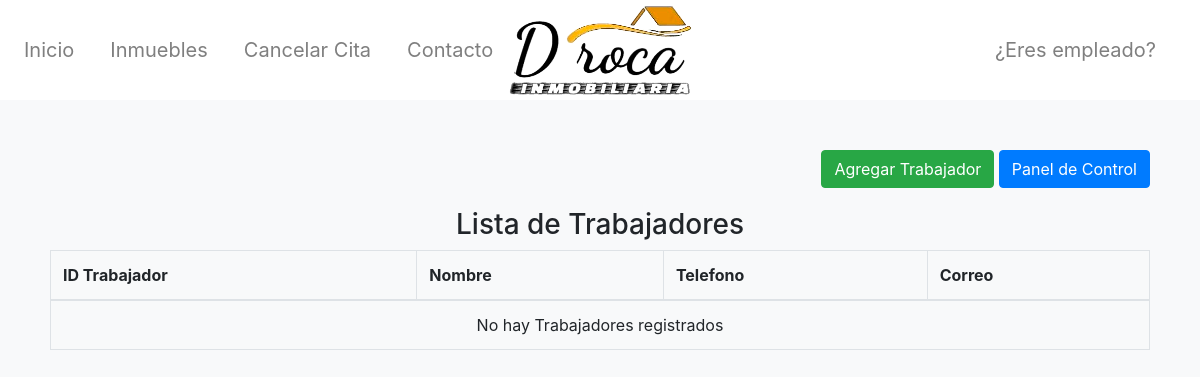
Before: /gestionarEmpleados.php with the older database file.
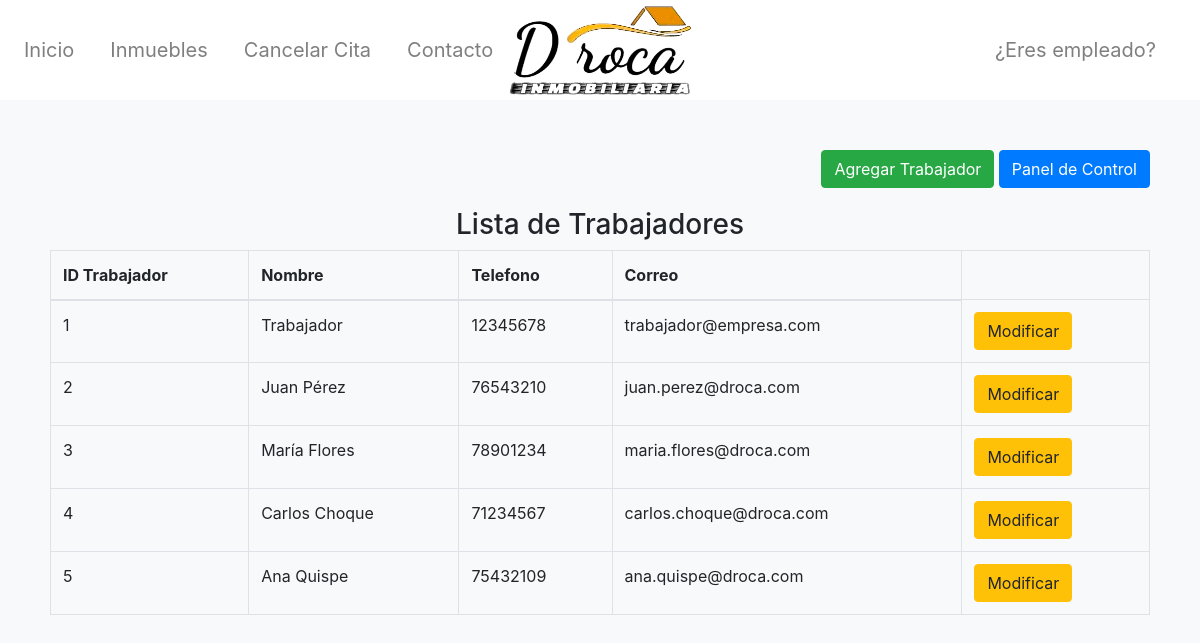
After: the same page with the newer database file.
### tables this page shows
CREATE TABLE Trabajador (
    idTrabajador int  NOT NULL AUTO_INCREMENT,
    Nombre varchar(100)  NOT NULL,
    Telefono char(8)  NOT NULL,
    Correo varchar(100)  NOT NULL,
    CONSTRAINT Trabajador_pk PRIMARY KEY (idTrabajador)
);

### Logica/sql.php (called while the page is built, shortened)
<?php
function Conectarse()
{
    if (!($link = mysqli_connect("localhost", "root", ""))) {
        return 0;
    }
    return $link;
}
function obtenerTabajadores() {
    $conexion = Conectarse();
    $consulta = "SELECT * FROM trabajador;";
    $resultado = mysqli_query($conexion, $consulta);
    if ($resultado) {
        $trabajadores = mysqli_fetch_all($resultado, MYSQLI_ASSOC);
    } else {
        $trabajadores = [];
    }
    return $trabajadores;
}
?>

### gestionarEmpleados.php (the view, shortened to what this page needs)
<!DOCTYPE html>
<html lang="es">
<head>
    <link href="https://maxcdn.bootstrapcdn.com/bootstrap/4.5.2/css/bootstrap.min.css" rel="stylesheet">
</head>
<body>
    <?php include('header.php'); ?>
    <div class="table-container">
    <div class="text-right new-property-btn">
        <a href="registrarEmpleado.php" class="btn btn-success">Agregar Trabajador</a>
        <a href="panelControl.php" class="btn btn-primary">Panel de Control</a>
    </div>
    <h3 class="text-center">Lista de Trabajadores</h3>
    <table class="table table-bordered">
        <thead>
            <tr>
                <th>ID Trabajador</th>
                <th>Nombre</th>
                <th>Telefono</th>
                <th>Correo</th>
            </tr>
        </thead>
        <tbody>
            <?php
            require_once 'Logica/sql.php';
            $trabajadores = obtenerTabajadores();
            if (!empty($trabajadores)) {
                foreach ($trabajadores as $trabajador) {
                    echo "<tr>";
                    echo "<td>" . $trabajador['idTrabajador'] . "</td>";
                    echo "<td>" . $trabajador['Nombre'] . "</td>";
                    echo "<td>" . $trabajador['Telefono'] . "</td>";
                    echo "<td>" . $trabajador['Correo'] . "</td>";
                    echo "<td><a href='modificarEmpleado.php?id=" . $trabajador['idTrabajador'] . "' class='btn btn-warning'>Modificar</a></td>";
                    echo "</tr>";
                }
            } else {
                echo "<tr><td colspan='7' class='text-center'>No hay Trabajadores registrados</td></tr>";
            }
            ?>
        </tbody>
    </table>
</div>
</body>
</html>

Changed rows visible on the page:
added trabajador: idTrabajador "1", Nombre "Trabajador", Telefono "12345678", Correo "trabajador@empresa.com"
added trabajador: idTrabajador "2", Nombre "Juan Pérez", Telefono "76543210", Correo "juan.perez@droca.com"
added trabajador: idTrabajador "3", Nombre "María Flores", Telefono "78901234", Correo "maria.flores@droca.com"
added trabajador: idTrabajador "4", Nombre "Carlos Choque", Telefono "71234567", Correo "carlos.choque@droca.com"
added trabajador: idTrabajador "5", Nombre "Ana Quispe", Telefono "75432109", Correo "ana.quispe@droca.com"
Other visible differences:
text no longer shown: "No hay Trabajadores registrados"
